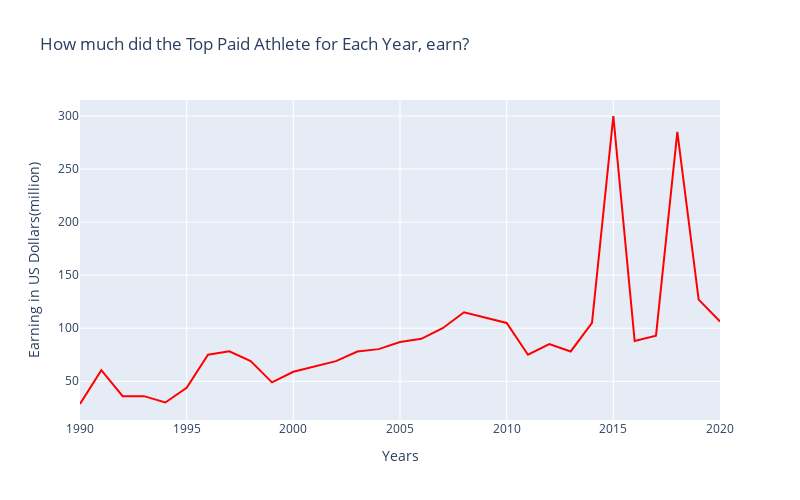

This figure's notebook cell:
### Code cell
#How much does the top paid paid athlete for each year earn?
trace = go.Scatter(
                    x = Top_paid_each_year.index,
                    y = Top_paid_each_year['earnings ($ million)'] ,
                    orientation='v',
                    marker = dict(color='red',
                                 line=dict(color='royalblue',width=2)),
                    )
data = [trace]
layout = go.Layout(title='How much did the Top Paid Athlete for Each Year, earn? ',width=800, height=500, 
                       xaxis= dict(title='Years'),
                       yaxis=dict(title="Earning in US Dollars(million)"),
                       showlegend=False)
fig = go.Figure(data = data, layout = layout)
iplot(fig)

### Figure 1 — Plotly figure (JSON) as saved in the notebook; plotly's stock layout.template omitted (floating-point values rounded to 4 significant figures)
{"data": [{"marker": {"color": "red", "line": {"color": "royalblue", "width": 2}}, "orientation": "v", "type": "scatter", "x": [2020, 2019, 2018, 2017, 2016, 2015, 2014, 2013, 2012, 2011, 2010, 2009, 2008, 2007, 2006, 2005, 2004, 2003, 2002, 2000, 1999, 1998, 1997, 1996, 1995, 1994, 1993, 1992, 1991, 1990], "y": [106.3, 127, 285, 93, 88, 300, 105, 78.1, 85, 75, 105, 110, 115, 100, 90, 87, 80.3, 78, 69, 59, 49, 69, 78.3, 75, 43.9, 30, 36, 35.9, 60.5, 28.6]}], "layout": {"height": 500, "showlegend": false, "title": {"text": "How much did the Top Paid Athlete for Each Year, earn? "}, "width": 800, "xaxis": {"title": {"text": "Years"}}, "yaxis": {"title": {"text": "Earning in US Dollars(million)"}}}}
